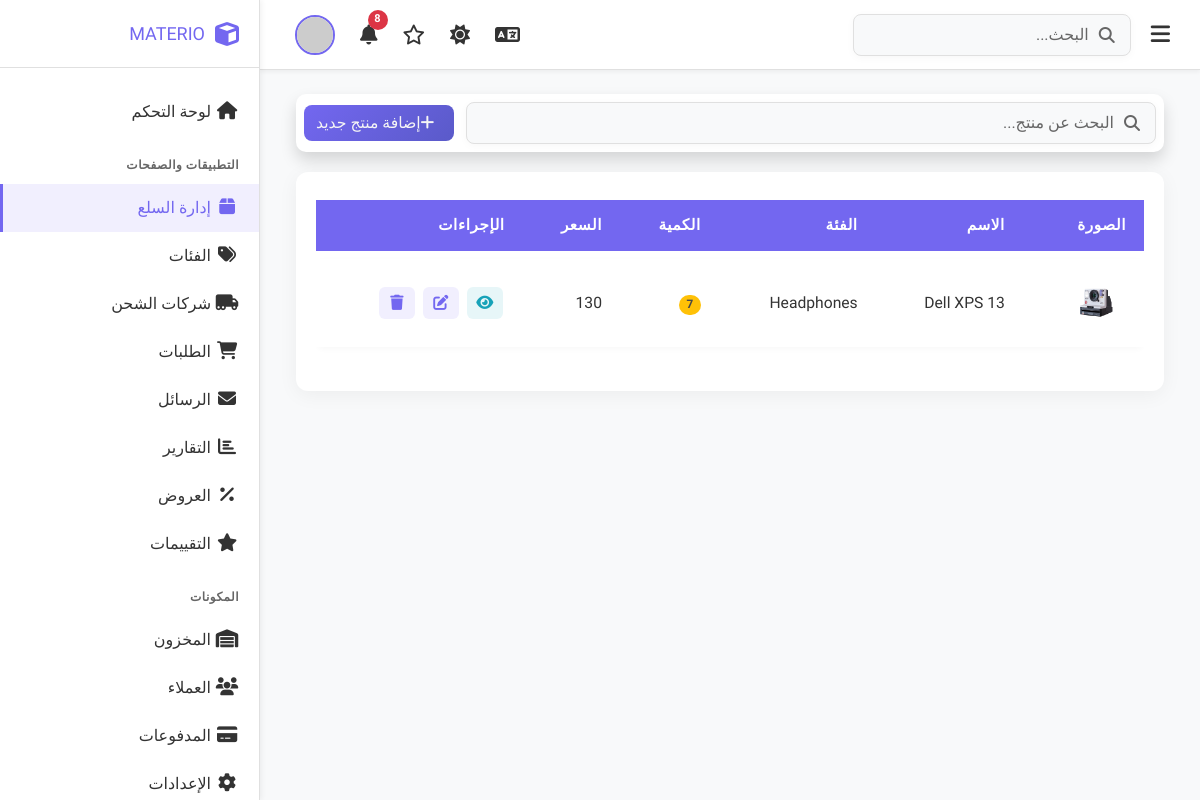
Before: /admin/ProductManagement.php with the older database file.
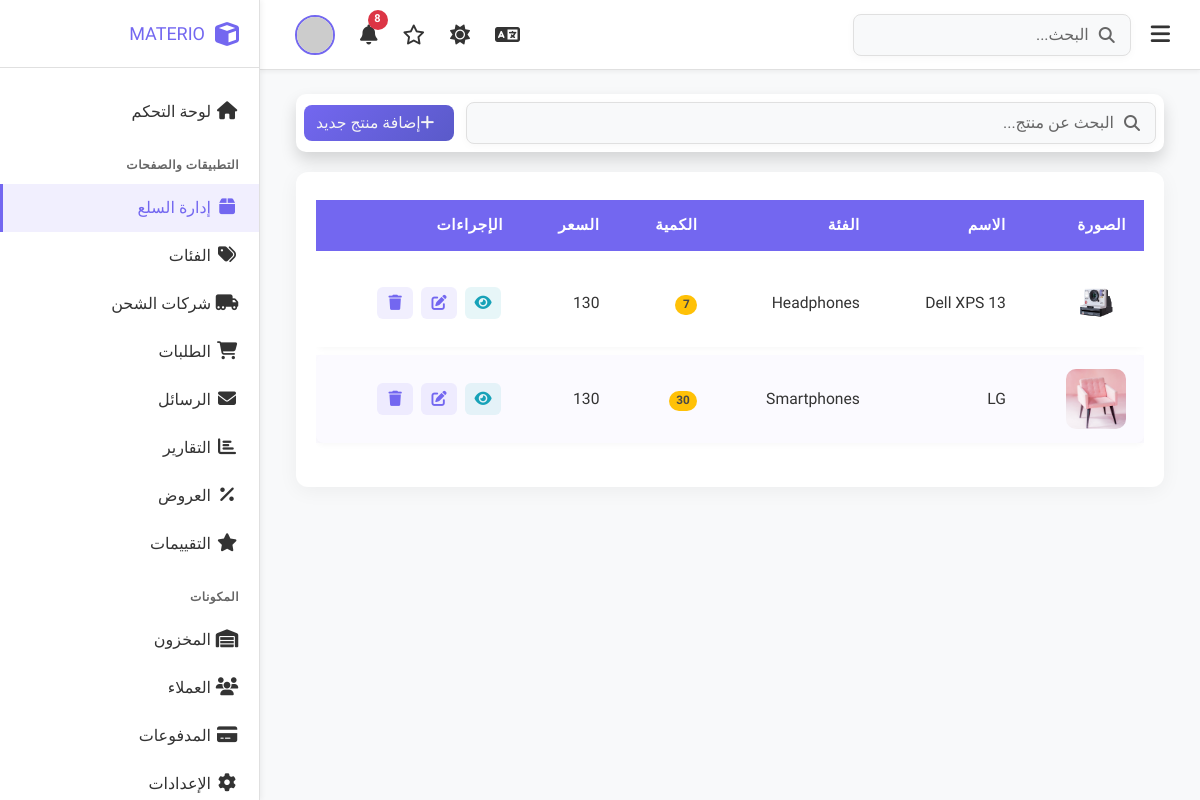
After: the same page with the newer database file.
### tables this page shows
CREATE TABLE `products` (
  `id` int NOT NULL,
  `product_name` varchar(300) NOT NULL,
  `description` text,
  `price` decimal(10,0) NOT NULL,
  `discount` decimal(10,0) NOT NULL DEFAULT '0',
  `quantity` int NOT NULL DEFAULT '0',
  `product_status` enum('available','unavailable') NOT NULL DEFAULT 'available',
  `image1` varchar(600) NOT NULL,
  `image2` varchar(600) DEFAULT NULL,
  `image3` varchar(600) DEFAULT NULL,
  `category_id` int NOT NULL,
  `created_at` timestamp NOT NULL DEFAULT CURRENT_TIMESTAMP
);

CREATE TABLE `categories` (
  `id` int NOT NULL,
  `category_name` varchar(200) NOT NULL,
  `category_img` varchar(500) NOT NULL,
  `category_status` tinyint NOT NULL DEFAULT '1'
);

### admin/ProductManagement.php (the view, shortened to what this page needs)
<?php
    include "../include/db_connect.php";
    $sql = "SELECT
    p.id,
    p.product_name,
    p.price,
    p.quantity,
    p.image1,
    c.category_name
FROM products p
INNER JOIN categories c ON p.category_id = c.id
";
    $result = $conn->query($sql);
?>
 <?php include ("header.php"); ?>
    <div class="dashboard-container p-4">
        <div class="container-fluid">
            <div class="d-flex justify-content-between align-items-center  top-controls shadow p-2  bg-white rounded">
                <div class="search-box m-0 min-w-300">
                    <i class="fas fa-search"></i>
                    <input type="text" placeholder="البحث عن منتج..." data-key="searchProduct">
                </div>
                <a href="add_product.php" class="btn btn-primary text-light "><i class="fas fa-plus me-2"></i><span
                        data-key="addNew">إضافة منتج جديد</span></a>
            </div>
            <div class="table-card">
                <div class="table-responsive">
                    <table class="table">
                        <thead>
                            <tr>
                                <th data-key="colImg">الصورة</th>
                                <th data-key="colName">الاسم</th>
                                <th data-key="colCategory">الفئة</th>
                                <th data-key="colQty">الكمية</th>
                                <th data-key="colPrice">السعر</th>
                                <th data-key="colActions">الإجراءات</th>
                            </tr>
                        </thead>
                        <tbody>
                            <?php if ($result->rowCount() > 0): ?>
                                <?php foreach ($result->fetchAll() as $row): ?>
                            <tr>
                                <td>
                                    <img src="../uploads/products/<?php echo $row['image1'];?>" class="rounded" width="60" height="60">
                                </td>
                                <td><?php echo $row['product_name']; ?></td>
                                <td><?php echo $row['category_name']; ?></td>
                                <td>
                                    <span class="badge bg-warning text-dark">
                                        <?php echo $row['quantity']; ?>
                                    </span>
                                </td>
                                <td><?php echo $row['price']; ?></td>
                                <td>
                                <a href="view_product.php ?id=<?php echo $row['id']; ?>" class="action-btn btn-view"
                                    title="عرض"><i class="fas fa-eye"></i></a>
                                <a href="edit_product.php  ?id=<?php echo $row['id']; ?>" class="action-btn btn-edit"
                                    title="تعديل"><i class="fas fa-edit"></i></a>
                                <a href="delete_product.php ?id=<?php echo $row['id']; ?>" class="action-btn btn-edit" title="حذف"
                                    onclick="return confirm('Are you sure?')"> <i class="fas fa-trash"></i></a>
                                </td>
                            </tr>
                            <?php endforeach; ?>
                            <?php else: ?>
                            <tr>
                                <td colspan="7">No Products Found</td>
                            </tr>
                            <?php endif; ?>
                        </tbody>
                    </table>
                </div>
            </div>
        </div>
    </div>
    </main>
    </div>
 <?php include_once("footer.php"); ?>

Changed rows visible on the page:
added products: image1 (picture), product_name "LG", category.category_name "Smartphones", quantity "30", price "130"
